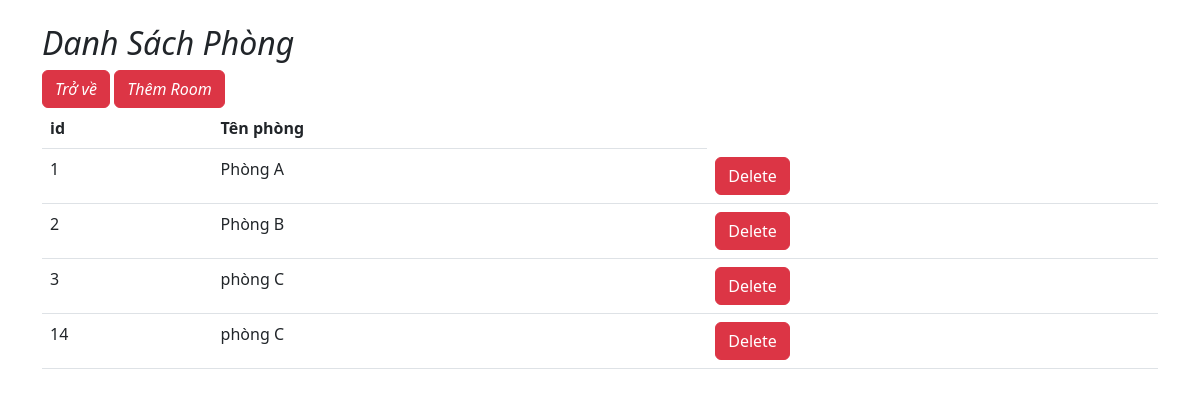
/indexroom.php, run on the app's committed database.
### tables this page shows
CREATE TABLE `room` (
  `room_id` int NOT NULL,
  `name_room` varchar(255) NOT NULL
);

### indexroom.php (the view, shortened to what this page needs)
<?php
include_once('db.php');
$sql = "SELECT * FROM `room`";
$stmt = $conn->query($sql);
$stmt->setFetchMode(PDO::FETCH_OBJ);
$rows = $stmt->fetchAll();
?>
<!doctype html>
<html lang="en">
  <head>
    <link href="https://cdn.jsdelivr.net/npm/bootstrap@5.2.3/dist/css/bootstrap.min.css" rel="stylesheet">
  </head>
  <body>
    <div class="container">
        <div id="layoutSidenav_content">
            <main>
                <h2 class="mt-4"><i>Danh Sách Phòng</i></h2>
                <a class="btn btn-danger" href="index.php"><i>Trở về</i></a>
                <a class="btn btn-danger" href="addroom.php"><i>Thêm Room</i></a>
                <table class="table col-xl-12">
                    <thead class="thead-dark">
                        <tr>
                            <th scope="col-xl-3">id</th>
                            <th scope="col-xl-3">Tên phòng</th>
                        </tr>
                    </thead>
                    <tbody>
                        <?php foreach($rows as $row):?>
                            <tr>
                                <td><?= $row->room_id ?></td>
                                <td><?= $row->name_room ?></td>
                                <td>
                                    <a class="btn btn-danger" href="deleteroom.php?id=<?=$row->room_id?>" role="button">Delete</a>
                                </td>
                            </tr>
                            <?php endforeach; ?>
                    </tbody>
                </table>
            </main>
        </div>
    </div>
  </body>
</html>

### data on the page
room: room_id "1", name_room "Phòng A"
room: room_id "2", name_room "Phòng B"
room: room_id "3", name_room "phòng C"
room: room_id "14", name_room "phòng C"
